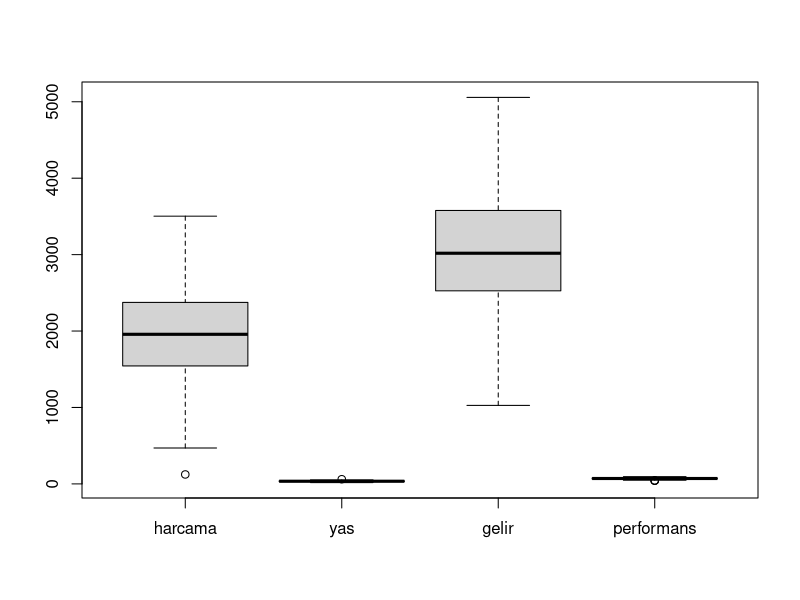

Here is the R script that generated this plot: (Note: this script raises an error after producing the figure.)
## Rastgele veri oluşturmak için ilgili paketi yükleyelim
install.packages("MASS")
library(MASS)

## Bir şirkette çalışan bireylerin demografik ve ekonomik özelliklerini veri seti yaptık.
## Bu değişkenlerin arasındaki ilişki ve dağılımlarını gözlemleyeceğiz.
## Veri setini oluşturalım;
set.seed(123)
n <- 200 # Gözlem sayısı
yas <- rnorm(n,mean = 35,sd=8)
gelir <- rnorm(n,mean = 3000,sd=800)
performans <- rnorm(n,mean = 70,sd=10)
harcama <- 0.6*gelir+3*performans-2*yas+rnorm(n,mean=0,sd=300) ## Bağımlı değişken tanımladık

## Oluşturulan veri setini veri çerçevesine dönüştürme
data <- data.frame(harcama,yas,gelir,performans)

## Değişkenlerimizi görüntüleyelim
str(data) ## hepsi numerik problem yok
## Veri setinin ilk 6 satırını görüntüleyelim
head(data) ## Yaş değişkenimiz küsüratlı çıktığı için geri dönüp round ekledik düzeltelim
yas <- round(yas)
data <- data.frame(harcama,yas,gelir,performans)
## Tekrar bakalım
head(data)


## Eksik veri var mı bakalım
is_na_yas <- is.na(yas)
is_na_yas ## Eksik veri yok
is_na_gelir <- is.na(gelir)
is_na_gelir ## Eksik veri yok
is_na_performans <- is.na(performans)
is_na_performans ## Eksik veri yok
is_na_harcama <- is.na(harcama)
is_na_harcama ## Eksik veri yok


## Aykırı değer tespiti
## Kutu grafiği
boxplot(data) ## harcama,yas ve performan değişkenlerinde birer aykırı değer görülmüştür.
## z puanı hesaplama
z_scores <- scale(data)
z_scores
## Aykırı değer belirleme
outliers <- abs(z_scores)>3
outliers ## Hepsi False aykırı değer görülmedi
## Alt ve üst çeyrekleri hesaplama
Q1_harcama <- quantile(data$harcama,0.25)
Q1_yas <- quantile(data$yas,0.25)
Q1_gelir <- quantile(data$gelir,0.25)
Q1_performans <- quantile(data$performans,0.25)
Q3_harcama <- quantile(data$harcama,0.75)
Q3_yas <- quantile(data$yas,0.75)
Q3_gelir <- quantile(data$gelir,0.75)
Q3_performans <- quantile(data$performans,0.75)
## Alt ve üst sınırları hesaplanma
IQR_harcama <- Q3_harcama-Q1_harcama
IQR_yas <- Q3_yas-Q1_yas
IQR_gelir <- Q3_gelir-Q1_gelir
IQR_performans <- Q3_performans-Q1_performans
lower_bound_harcama <- Q1_harcama-1.5*IQR_harcama
lower_bound_yas <- Q1_yas-1.5*IQR_yas
lower_bound_gelir <- Q1_gelir-1.5*IQR_gelir
lower_bound_performans <- Q1_performans-1.5*IQR_performans
upper_bound_harcama <- Q3_harcama+1.5*IQR_harcama
upper_bound_yas <- Q3_yas+1.5*IQR_yas
upper_bound_gelir <- Q3_gelir+1.5*IQR_gelir
upper_bound_performans <- Q3_performans+1.5*IQR_performans
sum(data$harcama<lower_bound_harcama | data$harcama>upper_bound_harcama)
sum(data$yas<lower_bound_yas | data$yas>upper_bound_yas)
sum(data$gelir<lower_bound_gelir | data$gelir>upper_bound_gelir)
sum(data$performans<lower_bound_performans | data$performans>upper_bound_performans)
## Harcama ve yaş değişkenlerinde 1’er adet, performans değişkeninde 3 adet aykırı değer tespit edilmiştir.
## Aykırı değer sayısı kritik görünmemektedir ve güvenilirliği bozmamaktadır.



## Dağılımları keşif
## Histogram oluşturma
hist(data)






## Dağılımları keşif
## Kutu grafiği oluşturma
boxplot(data) ## harcama,yas ve performan değişkenlerinde birer aykırı değer görülmüştür.
## Kantillerden yararlanma
summary(data) ## Tüm değişkenlerde ortalama ve medyan değerlerinin birbirine oldukça yakın olduğu görülmektedir.
## Korelasyon katsayısını hesaplama
correlation <- cor(data)
print(correlation) 
## Harcama ile gelir arasında güçlü pozitif bir ilişki vardır. Gelir arttıkça harcamanın arttığı söylenebilir.
## Yaş ve performans ile harcama arasında zayıf veya anlamsız ilişki vardır. En belirgin ilişkinin gelir ve harcama arasında olduğu söylenebilir.




## Multicollinearity
## Çoklu doğrusal regresyon modeli oluşturma
model <- lm(harcama~yas+gelir+performans)
summary(model)
options(scipen = 999)
summary(model)
## Modelin istatistiksel olarak anlamlı olduğu (p<0.001) görülmüştür. Harcama değişkendeki varyansın yaklaşık %73’ü açıklanabilmektedir. 
## Gelir değişkeninin harcama üzerinde güçlü ve anlamlı bir etkisi olduğu görülmüştür (p<0.001). Yaşın etkisi zayıf ama istatistiksel olarak anlamlı bulunmuştur (p<0.05). 
## Performansın ise harcama üzerinde anlamlı bir etkisi olmadığı görülmüştür (p>0.05).


## Bağımsız değişkenler arasındaki korelasyonu hesaplama
correlation_matrix <- cor(data.frame(yas,gelir,performans))
print(correlation_matrix)
## Yaş, gelir ve performans değişkenleri arasında güçlü bir ilişki bulunmaktadır.

install.packages("corrplot2")
library(corrplot)
corrplot(correlation_matrix,method = "color")
## Değişkenler arasında güçlü bir ilişki olmadığı görülmüştür.


## Bağımsız değişkenlerin grafiğini çizme
par(mfrow=c(1,3)) ## Grafikleri yanyana yerleştirdik
plot(yas,harcama,main="yas vs harcama",xlab="yas",ylab="harcama",col="blue",pch=16)
plot(gelir,harcama,main="gelir vs harcama",xlab="gelir",ylab="harcama",col="red",pch=16)
plot(performans,harcama,main="performans vs harcama",xlab="performans",ylab="harcama",col="green",pch=16)
## Yaş ile harcama arasında belirgin bir doğrusal ilişki görülmüştür.
## Gelir arttıkça harcama da artmaktadır.
## Performans ile harcama arasında anlamlı bir ilişki görülmemiştir.



## Veriyi standartlaştırma
yas_stand <- scale(yas)
gelir_stand <- scale(gelir)
performans_stand <- scale(performans)
harcama_stand <- scale(harcama)
## Standartlaştırılmış veriyi kontrol etme
summary(yas_stand)
summary(gelir_stand)
summary(performans_stand)
summary(harcama_stand)
## Veri setinin normal dağılıma uygun olduğu ve aşırı uç değerlerinin bulunmadığını görülmüştür.
